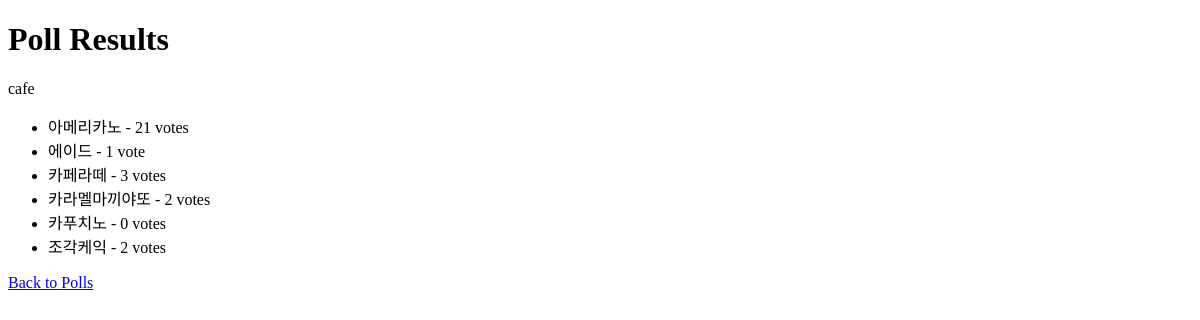
/polls/1/results/, run on an earlier commit of the app's database.
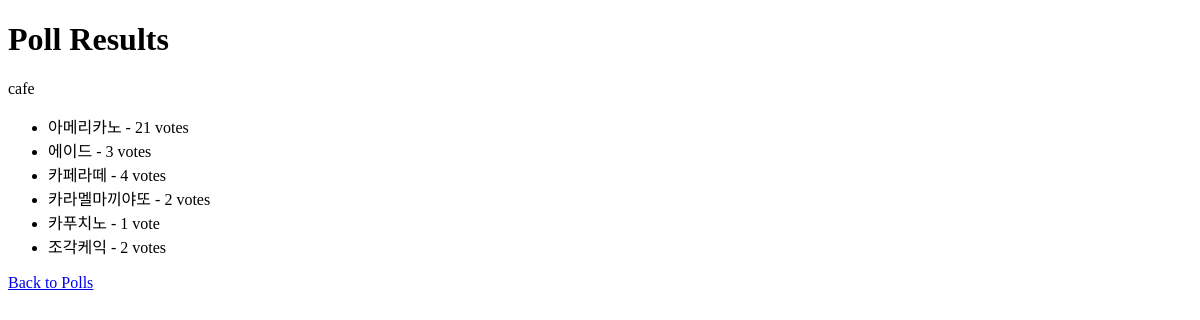
And on a later commit of the database.
### polls/models.py (models this page shows, shortened)
class Question(models.Model):
    question_text = models.CharField(max_length=200)
    pub_date = models.DateTimeField('date published')

class Choice(models.Model):
    question = models.ForeignKey(Question, on_delete=models.CASCADE, null=True, default=None)
    choice_text = models.CharField(max_length=200)
    votes = models.IntegerField(default=0)
    price = models.DecimalField(max_digits=10, decimal_places=2, null=True) # price 필드 추가

### polls/views.py (the view)
# urls.py: path('<int:question_id>/results/', views.results, name='results'),
def results(request, question_id):
    question = get_object_or_404(Question, pk=question_id)
    return render(request, 'polls/results.html', {'question': question})

### polls/templates/polls/results.html (shortened to what this page needs)
<!DOCTYPE html>
<html lang="en">
<head>
</head>
<body>
    <h1>Poll Results</h1>
    <p>{{ question.question_text }}</p>
    <ul>
        {% for choice in question.choice_set.all %}
            <li>{{ choice.choice_text }} - {{ choice.votes }} vote{{ choice.votes|pluralize }}</li>
        {% endfor %}
    </ul>
    <a href="{% url 'polls:index' %}">Back to Polls</a>
</body>
</html>

What changed in the data, as far as the page shows it:
changed Choice "에이드": votes "1" → "3"
changed Choice "카페라떼": votes "3" → "4"
changed Choice "카푸치노": votes "0" → "1"
